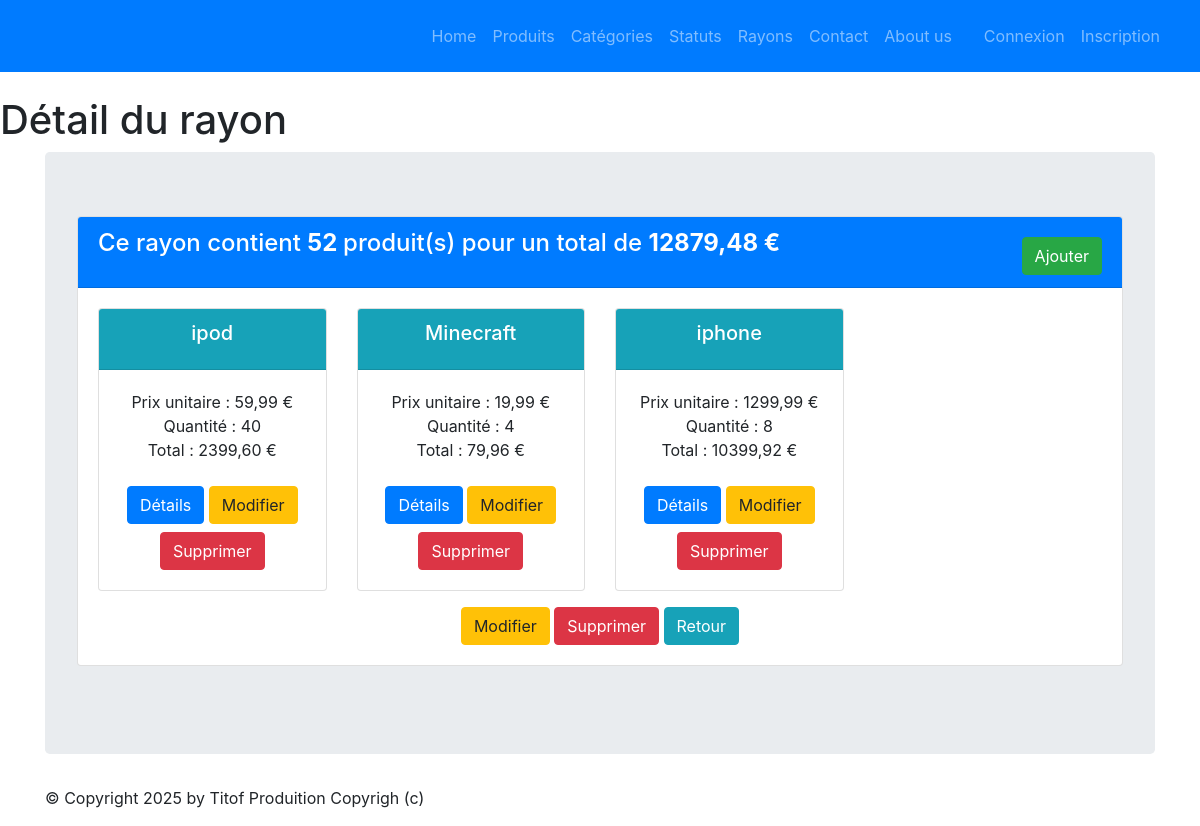
Screenshot of /monApp/rayon/1/ with the database file from the repository.
### monApp/models.py (models this page shows, shortened)
class Produit(models.Model):
    refProd = models.AutoField(primary_key=True)
    intituleProd = models.CharField(max_length=200)
    prixUnitaireProd = models.DecimalField(max_digits=10, decimal_places=2)
    dateFabProd = models.DateField(default=date.today)
    categorie = models.ForeignKey(Categorie, on_delete=models.CASCADE, related_name="produits_categorie", null=True, blank=True)
    status = models.ForeignKey(Statut, on_delete=models.CASCADE, related_name="produits_status",null=True, blank=True)

### monApp/views.py (the view)
# urls.py: path("rayon/<pk>/", views.RayonDetailView.as_view(), name="dtl_rayon"),
class RayonDetailView(DetailView):
    model = Rayon
    template_name = "monApp/detail_rayon.html"
    context_object_name = "ray"
    def get_context_data(self, **kwargs):
        context = super(RayonDetailView, self).get_context_data(**kwargs)
        context['titremenu'] = "Détail du rayon"
        prdts_dt = []
        total_rayon = 0
        total_nb_produit = 0
        for contenir in self.object.contenir_rayon.all():
            total_produit = contenir.produit.prixUnitaireProd * contenir.Qte
            prdts_dt.append({ 'produit': contenir.produit,
                'qte': contenir.Qte,
                'prix_unitaire': contenir.produit.prixUnitaireProd,
                'total_produit': total_produit})
            total_rayon += total_produit
            total_nb_produit += contenir.Qte
        context['prdts_dt'] = prdts_dt
        context['total_rayon'] = total_rayon
        context['total_nb_produit'] = total_nb_produit
        return context

### monApp/templates/monApp/detail_rayon.html (shortened to what this page needs)
{% extends 'monApp/base.html' %}
{% block menu %}
    <h1>{{ titremenu }}</h1>
{% endblock %}
{% block contenu %}
    <div class="card mb-4">
        <div class="card-header bg-primary text-white" style="display: flex; justify-content: space-between;">
            <h4>Ce rayon contient <strong> {{total_nb_produit}} </strong> produit(s) pour un total de
                <strong>{{total_rayon|floatformat:2 }} € </strong>
            </h4>
            <a href="{% url 'cntnr-crt' ray.idRayon %}" class="btn btn-success mt-2">Ajouter</a>
        </div>
        <div class="card-body">
            <div class="row">
                {% if prdts_dt %}
                    {% for data in prdts_dt %}
                        <div class="col-sm-3">
                            <div class="card mb-2 text-center">
                                <div class="card-header bg-info text-white">
                                    <h5 class="card-title">{{ data.produit.intituleProd }}</h5>
                                </div>
                                <div class="card-body">
                                    <ul class="list-unstyled">
                                        <li>Prix unitaire : {{data.prix_unitaire }} € </li>
                                        <li>Quantité : {{data.qte }} </li>
                                        <li>Total : {{ data.total_produit}} €</li>
                                    </ul>
                                    <a href="{% url 'dtl_prdt' data.produit.refProd %}" class="btn btn-primary mt-2">Détails</a>
                                    <a href="{% url 'cntnr-chng' ray.idRayon data.produit.refProd%}" class="btn btn-warning mt-2">Modifier</a>
                                    <a href="{% url 'cntnr-dlt' ray.idRayon data.produit.refProd%}" class="btn btn-danger mt-2">Supprimer</a>
                                </div>
                            </div>
                        </div>
                    {% endfor %}
                {% else %}
                    <p class="text-muted">Aucun produit trouvé pour cette catégorie.</p>
                {% endif %}
            </div>
            <div class="car-footer text-center">
                <a href="{% url 'rayon-chng' ray.idRayon %}" class="btn btn-warning mt-2">Modifier</a>
                <a href="{% url 'dlt-rayon' ray.idRayon %}" class="btn btn-danger mt-2">Supprimer</a>
                <a href="{% url 'lst_rayons' %}" class="btn btn-info mt-2">Retour</a>
            </div>
        </div>
    </div>
{% endblock %}

### rows the page displays
Produit: produit.intituleProd "ipod", prix_unitaire "59,99", qte "40", total_produit "2399,60"
Produit: produit.intituleProd "Minecraft", prix_unitaire "19,99", qte "4", total_produit "79,96"
Produit: produit.intituleProd "iphone", prix_unitaire "1299,99", qte "8", total_produit "10399,92"

### other values shown
{{ titremenu }} "Détail du rayon"
{{ total_nb_produit }} "52"
{{ total_rayon|floatformat:2 }} "12879,48"
